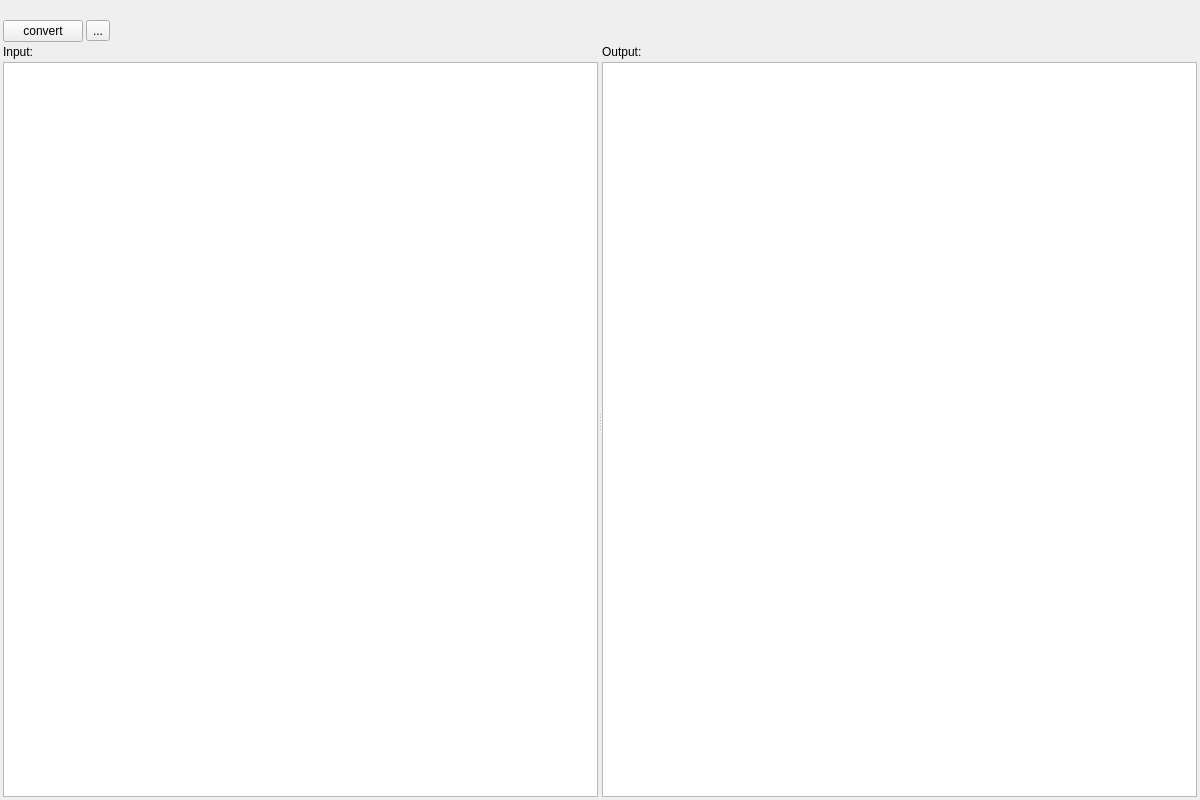
<?xml version="1.0" encoding="UTF-8"?>
<ui version="4.0">
 <class>VariantConversionWidget</class>
 <widget class="QWidget" name="VariantConversionWidget">
  <property name="geometry">
   <rect>
    <x>0</x>
    <y>0</y>
    <width>1200</width>
    <height>800</height>
   </rect>
  </property>
  <property name="minimumSize">
   <size>
    <width>1200</width>
    <height>800</height>
   </size>
  </property>
  <property name="windowTitle">
   <string>Form</string>
  </property>
  <layout class="QVBoxLayout" name="verticalLayout_3" stretch="0,0,1">
   <property name="spacing">
    <number>3</number>
   </property>
   <property name="leftMargin">
    <number>3</number>
   </property>
   <property name="topMargin">
    <number>3</number>
   </property>
   <property name="rightMargin">
    <number>3</number>
   </property>
   <property name="bottomMargin">
    <number>3</number>
   </property>
   <item>
    <widget class="QLabel" name="message">
     <property name="text">
      <string/>
     </property>
    </widget>
   </item>
   <item>
    <layout class="QHBoxLayout" name="horizontalLayout">
     <item>
      <widget class="QPushButton" name="convert_btn">
       <property name="toolTip">
        <string>Convert.</string>
       </property>
       <property name="text">
        <string>convert</string>
       </property>
       <property name="icon">
        <iconset resource="GSvar.qrc">
         <normaloff>:/Icons/Refresh.png</normaloff>:/Icons/Refresh.png</iconset>
       </property>
      </widget>
     </item>
     <item>
      <widget class="QToolButton" name="load_btn">
       <property name="toolTip">
        <string>Load input from file.</string>
       </property>
       <property name="text">
        <string>...</string>
       </property>
       <property name="icon">
        <iconset resource="GSvar.qrc">
         <normaloff>:/Icons/Folder.png</normaloff>:/Icons/Folder.png</iconset>
       </property>
      </widget>
     </item>
     <item>
      <spacer name="horizontalSpacer">
       <property name="orientation">
        <enum>Qt::Horizontal</enum>
       </property>
       <property name="sizeHint" stdset="0">
        <size>
         <width>40</width>
         <height>20</height>
        </size>
       </property>
      </spacer>
     </item>
    </layout>
   </item>
   <item>
    <widget class="QSplitter" name="splitter">
     <property name="orientation">
      <enum>Qt::Horizontal</enum>
     </property>
     <widget class="QWidget" name="layoutWidget">
      <layout class="QVBoxLayout" name="verticalLayout_2">
       <property name="spacing">
        <number>3</number>
       </property>
       <item>
        <widget class="QLabel" name="input_label">
         <property name="text">
          <string>Input:</string>
         </property>
        </widget>
       </item>
       <item>
        <widget class="QTextEdit" name="input">
         <property name="lineWrapMode">
          <enum>QTextEdit::NoWrap</enum>
         </property>
        </widget>
       </item>
      </layout>
     </widget>
     <widget class="QWidget" name="layoutWidget">
      <layout class="QVBoxLayout" name="verticalLayout">
       <property name="spacing">
        <number>3</number>
       </property>
       <item>
        <widget class="QLabel" name="output_label">
         <property name="text">
          <string>Output:</string>
         </property>
        </widget>
       </item>
       <item>
        <widget class="QTextEdit" name="output">
         <property name="lineWrapMode">
          <enum>QTextEdit::NoWrap</enum>
         </property>
        </widget>
       </item>
      </layout>
     </widget>
    </widget>
   </item>
  </layout>
 </widget>
 <resources>
  <include location="GSvar.qrc"/>
 </resources>
 <connections/>
</ui>
